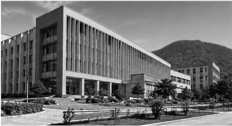
#> input picture lab2/line_image.jpg, 232 x 126 px; the run also reads 1 picture not shown here
$ jupyter execute Computer_Vision_Assignment_2.ipynb   (older library calls are emulated)
#> lines starting #> are read from the running program, lines starting #| are printed output that depends on the picture; after the words box and inside, x2 and y2 are one past the last pixel; in counts of white or black regions, pixels touching at a corner belong together
[cell 1]
import cv2
import numpy as np
import matplotlib.pyplot as plt

from skimage.feature import canny
from skimage.transform import hough_line, hough_line_peaks
from skimage.draw import line as draw_line

plt.rcParams["figure.figsize"] = (10, 6)
plt.rcParams["image.cmap"] = "gray"

Q1

[cell 2]
line_image_path = "line_image.jpg"

img = cv2.imread(line_image_path)
#> img is the input picture: shape (126, 232, 3); mean B, G, R 111.9, 112.1, 112.1
if img is None:
    raise FileNotFoundError(f"Could not read {line_image_path}")

gray = cv2.cvtColor(img, cv2.COLOR_BGR2GRAY)  #convert to grayscale

plt.imshow(gray)
plt.title("Original Grayscale Image")
plt.axis("off");

[cell 3]
def log_response(gray_image, sigma=1.5):
    # Gaussian smoothing
#> called with sigma = 1.5
    blurred = cv2.GaussianBlur(gray_image, (0, 0), sigma)  # image , (kernel size) , sigma  ; (0,0) means decide acc to round(6*sigma +1)

    # Laplacian of Gaussian response
    log = cv2.Laplacian(blurred, cv2.CV_64F) #64bit float to prevent overflow &underflow
    return log


def zero_crossing(log, threshold=0):
    # Detect sign changes in a 3x3 neighborhood.
#> called with threshold = 5
    h, w = log.shape
#> h = 126; w = 232
    result = np.zeros((h, w), dtype=np.uint8)

    for y in range(1, h - 1):
        for x in range(1, w - 1):
            patch = log[y-1:y+2, x-1:x+2] # to select subgrid centered at (y,x) [row range , col range]

            p_min = patch.min()
            p_max = patch.max()

            # A zero crossing exists if the neighborhood contains
            # both positive and negative values.
            if p_min < 0 and p_max > 0:
                # Threshold controls suppression of weak responses.
                if (p_max - p_min) >= threshold:
                    result[y, x] = 255
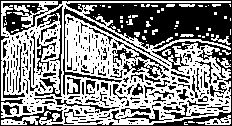
#> result: shape (126, 232); 53.9% white; 332 black regions (264 under 20 px), largest, box (x1, y1, x2, y2) and area: (0, 0, 232, 126) 7332, (112, 39, 169, 78) 555, (63, 7, 170, 95) 549

    return result


log = log_response(gray, sigma=1.5)

# Two threshold settings
low_threshold = 5
high_threshold = 25

edges_low = zero_crossing(log, threshold=low_threshold)
edges_high = zero_crossing(log, threshold=high_threshold)
#> call 2 of zero_crossing, with threshold = 25
#> after the loop in zero_crossing (call 2), `for y in range(1, h - 1):`:
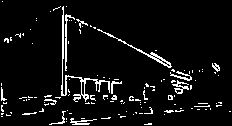
#> result: shape (126, 232); 6.2% white in thin lines or dots

fig, ax = plt.subplots(1, 3, figsize=(15, 5))
ax[0].imshow(gray, cmap="gray")
ax[0].set_title("Grayscale")
ax[1].imshow(edges_low, cmap="gray")
ax[1].set_title(f"LoG Zero Crossings, T={low_threshold}")
ax[2].imshow(edges_high, cmap="gray")
ax[2].set_title(f"LoG Zero Crossings, T={high_threshold}")

for a in ax:
    a.axis("off")
plt.show()

[cell 4]
def hough_lines_and_overlay(original_bgr, edge_image,
                            threshold=80, min_line_length=30, max_line_gap=10):

#> called with threshold = 50, min_line_length = 30, max_line_gap = 10
    lines = cv2.HoughLinesP(
        edge_image,
        rho=1,
        theta=np.pi / 180,
        threshold=threshold,
        minLineLength=min_line_length,
        maxLineGap=max_line_gap
    )
#> lines = 140 rows, first 6: [1, 1, 230, 1], [22, 25, 230, 122], [1, 122, 230, 106], [1, 105, 230, 73], [1, 8, 230, 105], [1, 5, 230, 84]

    overlay = original_bgr.copy()

    if lines is not None:
        # Make the output consistently shaped as (N, 4)
        lines = np.asarray(lines).reshape(-1, 4)

        for x1, y1, x2, y2 in lines:
            cv2.line(
                overlay,
                (int(x1), int(y1)),
                (int(x2), int(y2)),
                (0, 0, 255),
                2
            )
#> this loop made 140 passes
#> (x1, y1, x2, y2) on passes 1 to 12: (1, 1, 230, 1), (22, 25, 230, 122), (1, 122, 230, 106), (1, 105, 230, 73), (1, 8, 230, 105), (1, 5, 230, 84), (1, 74, 228, 118), (23, 24, 230, 108), (1, 52, 109, 78), (1, 2, 230, 2), (10, 5, 230, 77), (1, 31, 221, 124)
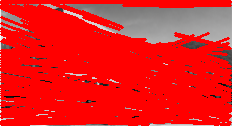
#> overlay: shape (126, 232, 3); mean B, G, R 29.1, 29.1, 231.4

    return overlay, lines

overlay_low, lines_low = hough_lines_and_overlay(
    img,
    edges_low,
    threshold=50,
    min_line_length=30,
    max_line_gap=10
)
#> lines_low has the same summary as lines in hough_lines_and_overlay

overlay_high, lines_high = hough_lines_and_overlay(
    img,
    edges_high,
    threshold=50,
    min_line_length=30,
    max_line_gap=10
)
#> call 2 of hough_lines_and_overlay, with threshold = 50, min_line_length = 30, max_line_gap = 10
#> in hough_lines_and_overlay (call 2), `lines = cv2.HoughLinesP( edge_image, rho=1, theta=np.pi / 180, thresho..`: lines = [[55, 8, 191, 77], [61, 95, 63, 6], [65, 95, 65, 15], [66, 94, 66, 6], [49, 124, 125, 116], [83, 21, 171, 66], [67, 76, 121, 83], [19, 98, 69, 94]]
#> the loop in hough_lines_and_overlay (call 2), `for x1, y1, x2, y2 in lines:` made 8 passes
#> after the loop in hough_lines_and_overlay (call 2), `for x1, y1, x2, y2 in lines:`:
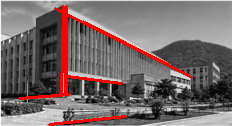
#> overlay: shape (126, 232, 3); 5.55% of pixels changed, all inside (x1, y1, x2, y2) = (18, 5, 193, 126)
#> lines_high has the same summary as lines in hough_lines_and_overlay

print("Number of detected lines with low LoG threshold:",
      0 if lines_low is None else len(lines_low))
#| Number of detected lines with low LoG threshold: 140

print("Number of detected lines with high LoG threshold:",
      0 if lines_high is None else len(lines_high))
#| Number of detected lines with high LoG threshold: 8

fig, ax = plt.subplots(1, 2, figsize=(16, 7))

ax[0].imshow(cv2.cvtColor(overlay_low, cv2.COLOR_BGR2RGB))
ax[0].set_title("Hough Lines — Low LoG Threshold")
ax[1].imshow(cv2.cvtColor(overlay_high, cv2.COLOR_BGR2RGB))
ax[1].set_title("Hough Lines — High LoG Threshold")

for a in ax:
    a.axis("off")
plt.show()

### Q1 Discussion

A lower LoG threshold retains weaker zero-crossing responses. This generally produces a denser edge map, which can increase the number of Hough-detected lines but may also introduce false detections caused by noise and insignificant intensity changes.

A higher LoG threshold suppresses weak responses. The resulting edge map is usually cleaner, but genuinely weak or partially visible lines may disappear, leading to missed detections.

Therefore, the threshold should be selected as a compromise between retaining real structures and suppressing noise.

Q2

[cell 5]
circle_image_path = "circle_image.jpg"

circle_img = cv2.imread(circle_image_path)
if circle_img is None:
    raise FileNotFoundError(f"Could not read {circle_image_path}")

circle_gray = cv2.cvtColor(circle_img, cv2.COLOR_BGR2GRAY)
circle_gray = cv2.GaussianBlur(circle_gray, (5, 5), 1.2)

plt.imshow(circle_gray, cmap="gray")
plt.title("Circle Image")
plt.axis("off");

[cell 6]
def detect_circles(image_bgr, gray_image,
                    min_radius=10, max_radius=100, param2=30):
#> called with min_radius = 10, max_radius = 100, param2 = 30
    circles = cv2.HoughCircles(
        gray_image,
        cv2.HOUGH_GRADIENT,
        dp=1.2,
        minDist=20,
        param1=100,
        param2=param2,
        minRadius=min_radius,
        maxRadius=max_radius
    )
#> circles = [[193.8, 35.4, 31.72], [42.6, 43.8, 21.16], [229.8, 120.6, 37.48], [163.8, 87, 13.96], [107.4, 89.4, 44.68], [76.2, 71.4, 21.16], [73.8, 103.8, 12.28], [131.4, 58.2, 11.08], [102.6, 28.2, 14.2], [19.8, 99, 12.64]]

    output = image_bgr.copy()

    if circles is not None:
        circles = np.round(circles[0]).astype(int)
#> circles = [[194, 35, 32], [43, 44, 21], [230, 121, 37], [164, 87, 14], [107, 89, 45], [76, 71, 21], [74, 104, 12], [131, 58, 11], [103, 28, 14], [20, 99, 13]]

        for x, y, r in circles:
            cv2.circle(output, (x, y), r, (0, 255, 0), 2)
            cv2.circle(output, (x, y), 2, (0, 0, 255), 3)
#> this loop made 10 passes
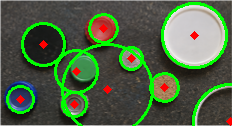
#> output: shape (126, 232, 3); mean B, G, R 67.8, 99.8, 77.8

    return output, circles


# First parameter setting
circle_result_1, circles_1 = detect_circles(
    circle_img, circle_gray,
    min_radius=10,
    max_radius=100,
    param2=30
)
#> circles_1 has the same summary as circles in detect_circles

# Second setting: more restrictive detection threshold
circle_result_2, circles_2 = detect_circles(
    circle_img, circle_gray,
    min_radius=10,
    max_radius=100,
    param2=45
)
#> call 2 of detect_circles, with min_radius = 10, max_radius = 100, param2 = 45
#> in detect_circles (call 2), `circles = cv2.HoughCircles( gray_image, cv2.HOUGH_GRADIENT, dp=1.2, mi..`: circles = [[193.8, 35.4, 31.72], [42.6, 43.8, 21.16], [229.8, 120.6, 37.48], [163.8, 87, 13.96]]
#> in detect_circles (call 2), `circles = np.round(circles[0]).astype(int)`: circles = [[194, 35, 32], [43, 44, 21], [230, 121, 37], [164, 87, 14]]
#> the loop in detect_circles (call 2), `for x, y, r in circles:` made 4 passes
#> after the loop in detect_circles (call 2), `for x, y, r in circles:`:
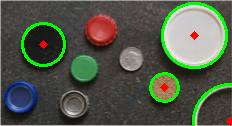
#> output: shape (126, 232, 3); mean B, G, R 73.3, 89.4, 81.8
#> circles_2 has the same summary as circles in detect_circles

print("Detections with param2=30:",
      0 if circles_1 is None else len(circles_1))
#| Detections with param2=30: 10
print("Detections with param2=45:",
      0 if circles_2 is None else len(circles_2))
#| Detections with param2=45: 4

fig, ax = plt.subplots(1, 2, figsize=(16, 7))
ax[0].imshow(cv2.cvtColor(circle_result_1, cv2.COLOR_BGR2RGB))
ax[0].set_title("Circle Detection — param2=30")
ax[1].imshow(cv2.cvtColor(circle_result_2, cv2.COLOR_BGR2RGB))
ax[1].set_title("Circle Detection — param2=45")

for a in ax:
    a.axis("off")
plt.show()

[cell 7]
radius_settings = [
    (5, 40),
    (20, 80),
    (50, 150)
]

fig, axes = plt.subplots(1, len(radius_settings), figsize=(18, 6))

for ax, (rmin, rmax) in zip(axes, radius_settings):
    result, circles = detect_circles(
        circle_img, circle_gray,
        min_radius=rmin,
        max_radius=rmax,
        param2=30
    )

    count = 0 if circles is None else len(circles)
    ax.imshow(cv2.cvtColor(result, cv2.COLOR_BGR2RGB))
    ax.set_title(f"Radius: {rmin}–{rmax}\nDetections: {count}")
    ax.axis("off")
#> this loop made 3 passes
#> count on passes 1, 3: 9, 0
#> (circles, count) on pass 2: ([[194, 35, 32], [43, 47, 24], [230, 121, 33]], 3)

plt.show()

### Q2 Discussion

The radius range should cover the actual sizes of the circular objects while excluding unrealistic sizes. If the range is too broad, false detections can increase because many possible circles are considered.

Increasing `param2` makes the detector more conservative: weak circle candidates are rejected, reducing false positives but potentially causing missed circles. Decreasing it makes the detector more sensitive and can recover partially visible circles, but may also produce false detections.

**Best parameters:** record the values that give the most accurate result for the selected image after visual inspection.

In our observations `param2` = 40(to detect comparably bigger caps with better boundary) or 31(to detect smaller caps also) is good.

Q3

[cell 8]
noise_image_path = "clean_image.jpg"

clean = cv2.imread(noise_image_path, cv2.IMREAD_GRAYSCALE)
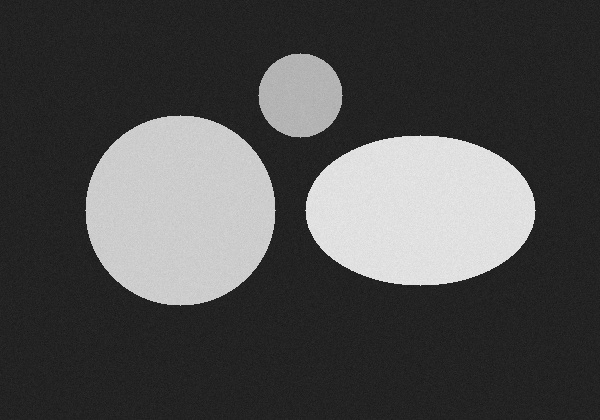
#> input picture lab2/clean_image.jpg, 600 x 420 px
#> clean is the input picture: shape (420, 600); min 18, max 239, mean 77.2
if clean is None:
    raise FileNotFoundError(f"Could not read {noise_image_path}")

plt.imshow(clean, cmap="gray")
plt.title("Clean Grayscale Image")
plt.axis("off");

[cell 9]
def add_gaussian_noise(image, sigma, mean=0):
#> called with sigma = 10, mean = 0
    noise = np.random.normal(mean, sigma, image.shape)
    noisy = image.astype(np.float64) + noise
    return np.clip(noisy, 0, 255).astype(np.uint8)


np.random.seed(42)

noisy_10 = add_gaussian_noise(clean, sigma=10)
noisy_50 = add_gaussian_noise(clean, sigma=50)

fig, ax = plt.subplots(1, 3, figsize=(18, 5))
ax[0].imshow(clean, cmap="gray")
ax[0].set_title("Clean")
ax[1].imshow(noisy_10, cmap="gray")
ax[1].set_title("Gaussian Noise σ=10")
ax[2].imshow(noisy_50, cmap="gray")
ax[2].set_title("Gaussian Noise σ=50")

for a in ax:
    a.axis("off")
plt.show()

[cell 10]
fig, ax = plt.subplots(1, 3, figsize=(18, 5))

ax[0].hist(clean.ravel(), bins=256, range=(0, 256))
ax[0].set_title("Histogram — Clean")

ax[1].hist(noisy_10.ravel(), bins=256, range=(0, 256))
ax[1].set_title("Histogram — σ=10")

ax[2].hist(noisy_50.ravel(), bins=256, range=(0, 256))
ax[2].set_title("Histogram — σ=50")

for a in ax:
    a.set_xlabel("Intensity")
    a.set_ylabel("Frequency")

plt.show()
#> figure, not shown here; panel 1: tallest bar 23331 high, from x = 34 to 35; panel 2: tallest bar 7206 high, from x = 34 to 35; panel 3: tallest bar 48416 high, from x = 0 to 1

[cell 11]
global_threshold = 128

seg_clean = (clean >= global_threshold).astype(np.uint8) * 255
#> seg_clean: shape (420, 600); 24.2% white; 3 white regions, box (x1, y1, x2, y2) and area: (85, 115, 276, 306) 28345, (305, 135, 536, 286) 27081, (258, 53, 343, 138) 5525
seg_10 = (noisy_10 >= global_threshold).astype(np.uint8) * 255
seg_50 = (noisy_50 >= global_threshold).astype(np.uint8) * 255
#> seg_50: shape (420, 600); 25.2% white; 5158 white regions (5155 under 20 px), largest, box (x1, y1, x2, y2) and area: (85, 115, 277, 306) 26591, (305, 135, 536, 285) 26333, (258, 53, 343, 138) 4715

fig, ax = plt.subplots(1, 3, figsize=(18, 6))

ax[0].imshow(seg_clean, cmap="gray")
ax[0].set_title(f"Clean Segmentation, T={global_threshold}")

ax[1].imshow(seg_10, cmap="gray")
ax[1].set_title(f"σ=10 Segmentation, T={global_threshold}")

ax[2].imshow(seg_50, cmap="gray")
ax[2].set_title(f"σ=50 Segmentation, T={global_threshold}")

for a in ax:
    a.axis("off")

plt.show()

### Q3 Discussion

Gaussian noise spreads pixel intensities around their original values. For σ = 10, the histogram generally becomes broader but the foreground and background may still remain reasonably separated.

For σ = 50, the spreading is much stronger. Histogram peaks can overlap substantially, making a single global threshold less reliable. Pixels close to the chosen threshold can switch between foreground and background, producing noisy or incorrect segmentation.

Thus, increasing noise makes threshold selection harder and generally reduces the quality of global thresholding.

# Q4. Global Thresholding using Otsu's Method

The assignment requires implementing Otsu's method **from scratch**.

For every threshold T:
- Compute class probabilities.
- Compute class means.
- Compute between-class variance.
- Select the T that maximizes between-class variance.

[cell 12]
otsu_image_path = "otsu_image.jpg"

otsu_img = cv2.imread(otsu_image_path, cv2.IMREAD_GRAYSCALE)
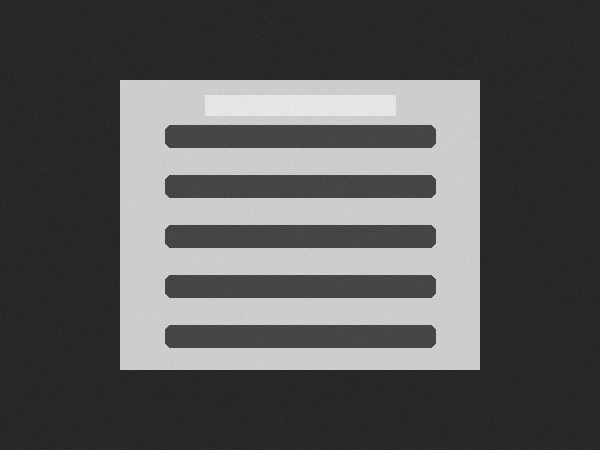
#> input picture lab2/otsu_image.jpg, 600 x 450 px
#> otsu_img is the input picture: shape (450, 600); min 30, max 237, mean 88.2
if otsu_img is None:
    raise FileNotFoundError(f"Could not read {otsu_image_path}")

plt.imshow(otsu_img, cmap="gray")
plt.title("Input Image for Otsu's Method")
plt.axis("off");

plt.figure(figsize=(8, 4))
plt.hist(otsu_img.ravel(), bins=256, range=(0, 256))
plt.title("Input Intensity Histogram")
plt.xlabel("Intensity")
plt.ylabel("Frequency")
plt.show()
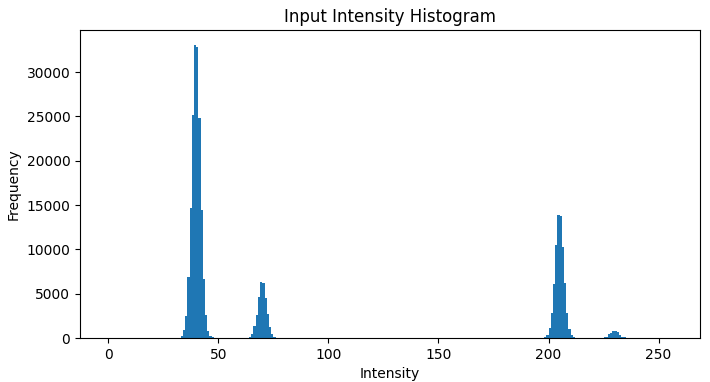
#> figure drawn by matplotlib, 1 panel; tallest bar 33083 high, from x = 39 to 40

[cell 13]
def otsu_from_scratch(image):
    # Histogram of intensity values 0...255
    hist, _ = np.histogram(image.ravel(), bins=256, range=(0, 256))
#> hist = 256 values, max 33083 at index 39, min 0 at index 0, mean 1054.7

    # Normalized histogram = probability of each intensity
    probabilities = hist.astype(np.float64) / image.size
#> probabilities = 256 values, max 0.123 at index 39, min 0 at index 0, mean 0.00391

    intensities = np.arange(256)

    # Global mean intensity
    global_mean = np.sum(intensities * probabilities)
#> global_mean = 88.18

    between_class_variance = np.zeros(256)

    for T in range(256):
        # Class 0: intensities <= T
        # Class 1: intensities > T
        w0 = np.sum(probabilities[:T + 1])
        w1 = np.sum(probabilities[T + 1:])

        # Skip thresholds where one class is empty
        if w0 == 0 or w1 == 0:
            continue

        mu0 = np.sum(
            intensities[:T + 1] * probabilities[:T + 1]
        ) / w0

        mu1 = np.sum(
            intensities[T + 1:] * probabilities[T + 1:]
        ) / w1

        # Between-class variance
        between_class_variance[T] = (
            w0 * w1 * (mu0 - mu1) ** 2
        )
#> this loop made 256 passes
#> (w0, w1) on passes 1 to 3: (0, 1), (0, 1), (0, 1)
#> after the loop, between_class_variance = 256 values, max 5174.1 at index 81, min 0 at index 0, mean 3177.8

    optimal_threshold = np.argmax(between_class_variance)
#> optimal_threshold = 81

    return optimal_threshold, between_class_variance, probabilities


T_otsu, sigma_B, probabilities = otsu_from_scratch(otsu_img)
#> T_otsu = 81; sigma_B has the same summary as between_class_variance in otsu_from_scratch

print("Optimal Otsu threshold T =", T_otsu)
#| Optimal Otsu threshold T = 81

[cell 14]
# Plot between-class variance for every possible threshold

plt.figure(figsize=(10, 5))
plt.plot(np.arange(256), sigma_B)
plt.axvline(T_otsu, linestyle="--",
            label=f"Optimal T = {T_otsu}")

plt.xlabel("Threshold T")
plt.ylabel("Between-class variance")
plt.title("Otsu Between-Class Variance")
plt.legend()
plt.show()
#> figure, not shown here; curve peaks at x = 81, y = 5174.1

[cell 15]
otsu_binary = (otsu_img > T_otsu).astype(np.uint8) * 255
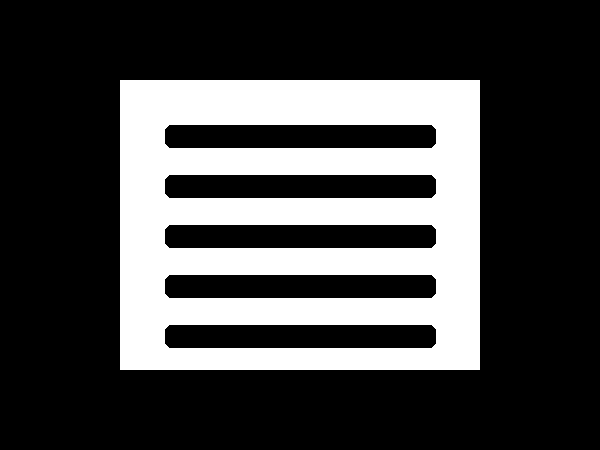
#> otsu_binary: shape (450, 600); 27.2% white; 1 white region, box (x1, y1, x2, y2) and area: (120, 80, 480, 370) 73435

fig, ax = plt.subplots(1, 2, figsize=(14, 6))

ax[0].imshow(otsu_img, cmap="gray")
ax[0].set_title("Original Grayscale Image")

ax[1].imshow(otsu_binary, cmap="gray")
ax[1].set_title(f"Otsu Segmentation (T={T_otsu})")

for a in ax:
    a.axis("off")

plt.show()
